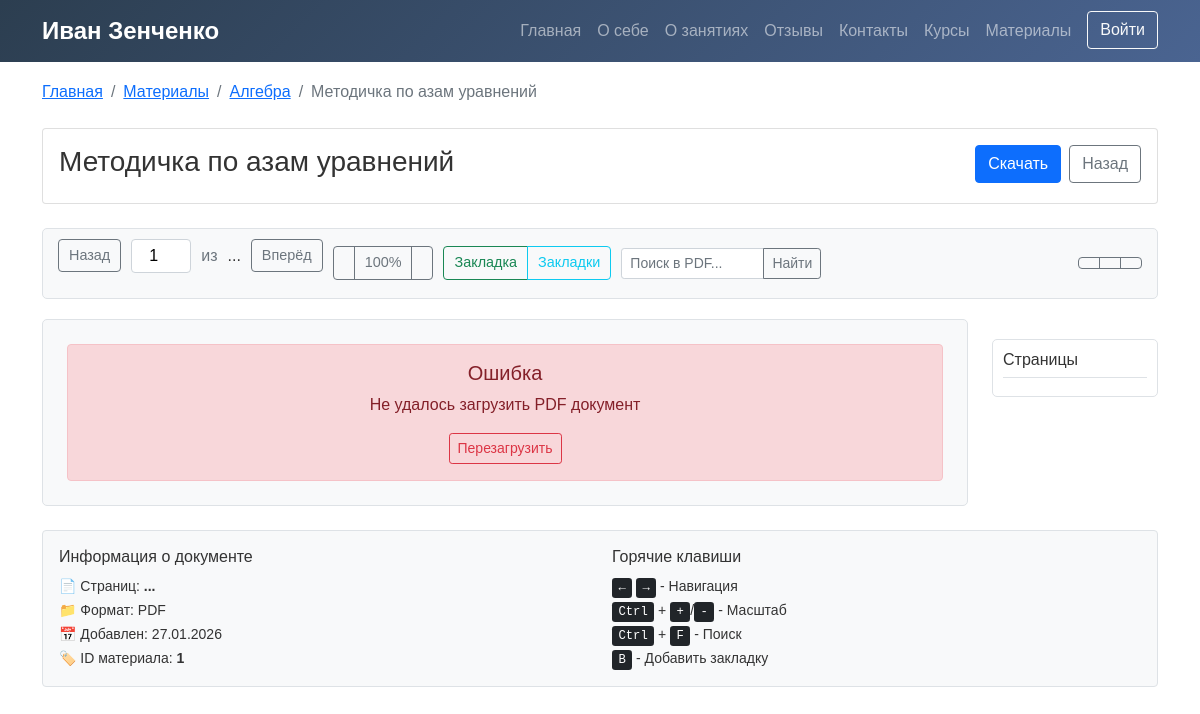
Page /material/view/1/ on the committed database.
### users/models.py (models this page shows, shortened)
class Material(models.Model):
    category = models.ForeignKey(MaterialCategory, on_delete=models.CASCADE,
                                 related_name='materials', verbose_name='Категория')
    title = models.CharField('Название материала', max_length=200)
    description = models.TextField('Описание', blank=True)
    file = models.FileField('Файл', upload_to='materials/files/', blank=True, null=True)
    external_url = models.URLField('Внешняя ссылка', blank=True,
                                   help_text='Если материал расположен на другом сайте')
    material_type = models.CharField('Тип материала', max_length=20, choices=[
        ('pdf', 'PDF документ'),
        ('video', 'Видео'),
        ('article', 'Статья'),
        ('presentation', 'Презентация'),
        ('other', 'Другое'),
    ], default='pdf')
    is_free = models.BooleanField('Бесплатный', default=False)
    order = models.IntegerField('Порядок в категории', default=0)
    created_at = models.DateTimeField('Дата добавления', auto_now_add=True)
    page_count = models.IntegerField('Количество страниц', default=0, blank=True)
    thumbnail = models.ImageField('Миниатюра', upload_to='materials/thumbnails/',
                                  blank=True, null=True)
    class Meta:
        verbose_name = 'Методический материал'
        verbose_name_plural = 'Методические материалы'
        ordering = ['order', '-created_at']

class MaterialCategory(models.Model):
    title = models.CharField('Название категории', max_length=200)
    slug = models.SlugField('URL-адрес', unique=True)
    description = models.TextField('Описание', blank=True)
    icon = models.CharField('Иконка', max_length=50, default='📚',
                           help_text='Эмодзи или название класса иконки')
    order = models.IntegerField('Порядок отображения', default=0)
    class Meta:
        verbose_name = 'Категория материалов'
        verbose_name_plural = 'Категории материалов'
        ordering = ['order', 'title']

### users/views.py (the view, shortened to what this page needs)
# urls.py: path('material/view/<int:material_id>/', views.material_view, name='material_view'),
def material_view(request, material_id):
    material = get_object_or_404(Material, id=material_id)
    if not material.file:
        messages.error(request, "Файл не найден")
        return redirect('material_category_detail', slug=material.category.slug)
    filename = material.file.name.lower()
    is_pdf = filename.endswith('.pdf')
    page = request.GET.get('page', '1')
    try:
        current_page = int(page)
        if current_page < 1:
            current_page = 1
        elif material.page_count > 0 and current_page > material.page_count:
            current_page = material.page_count
    except ValueError:
        current_page = 1
    pdf_url = f"{material.file.url}"
    if is_pdf and current_page > 1:
        pdf_url += f"#page={current_page}"
    can_access = True
    if not material.is_free and request.user.is_authenticated:
        pass
    return render(request, 'users/material_viewer.html', {
        'material': material,
        'title': f'Просмотр: {material.title}',
        'current_page': current_page,
        'pdf_url': pdf_url,
        'total_pages': material.page_count or 1,
        'is_pdf': is_pdf,
        'can_access': can_access,
        'file_extension': filename.split('.')[-1] if '.' in filename else 'file',
    })

### users/templates/users/material_viewer.html (shortened to what this page needs)
{% extends "users/visitor_base.html" %}
{% load static %}
{% block extra_css %}
<link rel="stylesheet" href="https://cdnjs.cloudflare.com/ajax/libs/pdf.js/3.11.174/pdf_viewer.min.css">
{% endblock %}
{% block content %}
<section style="padding-top: 80px;">
    <div class="container">
        <nav aria-label="breadcrumb" class="mb-4">
            <ol class="breadcrumb">
                <li class="breadcrumb-item"><a href="{% url 'home' %}">Главная</a></li>
                <li class="breadcrumb-item"><a href="{% url 'materials_list' %}">Материалы</a></li>
                <li class="breadcrumb-item"><a href="{% url 'material_category_detail' material.category.slug %}">{{ material.category.title }}</a></li>
                <li class="breadcrumb-item active">{{ material.title|truncatechars:30 }}</li>
            </ol>
        </nav>
        <div class="card mb-4">
            <div class="card-body">
                <div class="d-flex justify-content-between align-items-start">
                    <div>
                        <h1 class="h3 mb-2">{{ material.title }}</h1>
                    </div>
                    <div class="d-flex gap-2">
                        <a href="{{ material.file.url }}" class="btn btn-primary" download>
                             Скачать
                        </a>
                        <a href="{% url 'material_category_detail' material.category.slug %}" class="btn btn-outline-secondary">
                             Назад
                        </a>
                    </div>
                </div>
            </div>
        </div>
        <div class="pdf-toolbar">
            <div id="page-navigation">
                <button class="btn btn-sm btn-outline-secondary btn-tool" id="prev-page" title="Предыдущая страница">
                     <span class="d-none d-md-inline">Назад</span>
                </button>
                <input type="number" class="page-input" id="page-num" min="1" value="1">
                <span class="text-muted">из</span>
                <span id="page-count">...</span>
                <button class="btn btn-sm btn-outline-secondary btn-tool" id="next-page" title="Следующая страница">
                    <span class="d-none d-md-inline">Вперёд</span>
                </button>
            </div>
            <div class="btn-group">
                <button class="btn btn-sm btn-outline-secondary btn-tool" id="zoom-out" title="Уменьшить">
                </button>
                <button class="btn btn-sm btn-outline-secondary btn-tool" id="zoom-reset" title="Сбросить масштаб">
                    <span id="zoom-level">100%</span>
                </button>
                <button class="btn btn-sm btn-outline-secondary btn-tool" id="zoom-in" title="Увеличить">
                </button>
            </div>
            <div class="btn-group">
                <button class="btn btn-sm btn-outline-success btn-tool" id="add-bookmark" title="Добавить/удалить закладку">
                     <span class="d-none d-md-inline">Закладка</span>
                </button>
                <button class="btn btn-sm btn-outline-info btn-tool" id="show-bookmarks" title="Мои закладки">
                     <span class="d-none d-md-inline">Закладки</span>
                </button>
            </div>
            <div class="input-group input-group-sm" style="width: 200px;">
                <input type="text" class="form-control" id="search-input" placeholder="Поиск в PDF...">
                <button class="btn btn-outline-secondary" type="button" id="search-btn" title="Найти">
                     <span class="d-none d-md-inline">Найти</span>
                </button>
            </div>
            <div class="btn-group ms-auto">
                <button class="btn btn-sm btn-outline-secondary btn-tool" id="sidebar-toggle" title="Миниатюры">
                </button>
                <button class="btn btn-sm btn-outline-secondary btn-tool" id="theme-toggle" title="Тема">
                </button>
                <button class="btn btn-sm btn-outline-secondary btn-tool" id="fullscreen-toggle" title="Полный экран">
                </button>
            </div>
        </div>
        <div class="row">
            <div class="col-lg-9 col-xl-10" id="main-viewer">
                <div id="pdf-container">
                </div>
            </div>
            <div class="col-lg-3 col-xl-2" id="sidebar">
                <div class="thumbnail-container">
                    <h6 class="border-bottom pb-2"> Страницы</h6>
                </div>
            </div>
        </div>
        <div class="mt-4 p-3 border rounded bg-light">
            <div class="row">
                <div class="col-md-6">
                    <h6> Информация о документе</h6>
                    <ul class="list-unstyled mb-0">
                        <li><small>📄 Страниц: <strong id="doc-page-count">...</strong></small></li>
                        <li><small>📁 Формат: PDF</small></li>
                        <li><small>📅 Добавлен: {{ material.created_at|date:"d.m.Y" }}</small></li>
                        <li><small>🏷️ ID материала: <strong>{{ material.id }}</strong></small></li>
                    </ul>
                </div>
                <div class="col-md-6">
                    <h6> Горячие клавиши</h6>
                    <ul class="list-unstyled mb-0">
                        <li><small><kbd>←</kbd> <kbd>→</kbd> - Навигация</small></li>
                        <li><small><kbd>Ctrl</kbd> + <kbd>+</kbd>/<kbd>-</kbd> - Масштаб</small></li>
                        <li><small><kbd>Ctrl</kbd> + <kbd>F</kbd> - Поиск</small></li>
                        <li><small><kbd>B</kbd> - Добавить закладку</small></li>
                    </ul>
                </div>
            </div>
        </div>
    </div>
</section>
{% endblock %}

### users/templates/users/visitor_base.html (style rules this page uses)
:root { --primary-color: #2c3e50; --secondary-color: #3498db; --accent-color: #667eea; }
body { font-family: 'Arial', sans-serif; color: #333; }

### users/templates/users/material_viewer.html (style rules this page uses)
#pdf-container { overflow: auto; max-height: 70vh; border: 1px solid #dee2e6; border-radius: 5px; background-color: #f8f9fa; position: relative; text-align: center; }
#page-navigation { display: flex; align-items: center; gap: 10px; margin-bottom: 15px; }
.page-input { width: 60px; text-align: center; border: 1px solid #ced4da; border-radius: 4px; padding: 4px; }
.pdf-toolbar { background-color: #f8f9fa; border: 1px solid #dee2e6; border-radius: 5px; padding: 10px 15px; margin-bottom: 20px; display: flex; flex-wrap: wrap; gap: 10px; align-items: center; }
.btn-tool { border-radius: 4px; padding: 5px 10px; font-size: 0.9rem; }
.thumbnail-container { max-height: 400px; overflow-y: auto; border: 1px solid #dee2e6; border-radius: 5px; padding: 10px; margin-top: 20px; background: white; }

### rows in the picture
Material: category "Алгебра", title "Методичка по азам уравнений", created_at "27.01.2026", id "1"
